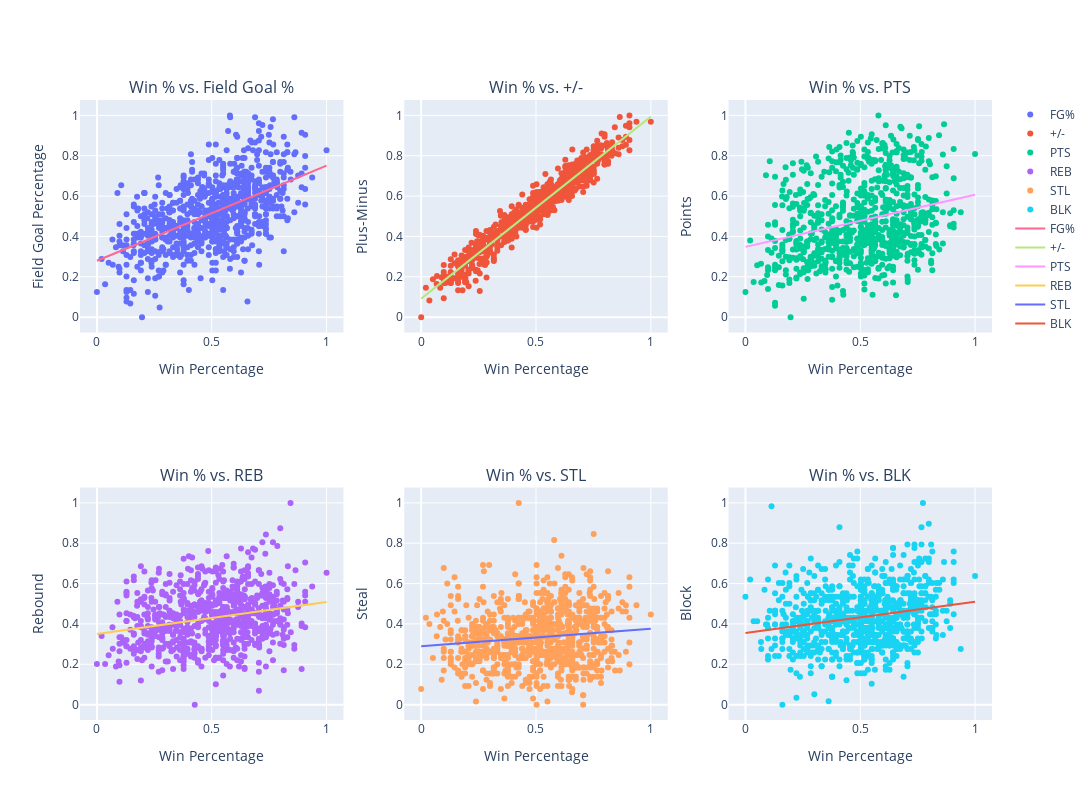

The notebook cell saved with this chart:
### Code cell
# Creating Subplots

figs.add_trace(go.Scatter(x=norm_df['WIN%'], y=norm_df['FG%'], mode='markers',name='FG%' ), row=1, col=1)
figs.add_trace(go.Scatter(x=norm_df['WIN%'], y=norm_df['+/-'], mode='markers',name='+/-',), row=1, col=2)
figs.add_trace(go.Scatter(x=norm_df['WIN%'], y=norm_df['PTS'], mode='markers',name='PTS'), row=1, col=3)
figs.add_trace(go.Scatter(x=norm_df['WIN%'], y=norm_df['REB'], mode='markers',name='REB'), row=2, col=1)
figs.add_trace(go.Scatter(x=norm_df['WIN%'], y=norm_df['STL'], mode='markers',name='STL'), row=2, col=2)
figs.add_trace(go.Scatter(x=norm_df['WIN%'], y=norm_df['BLK'], mode='markers',name='BLK'),row=2, col=3)


# Plot linear regression
figs.add_trace(go.Scatter(x=norm_df['WIN%'], y=models[0], mode='lines', name='FG%'), row=1, col=1)
figs.add_trace(go.Scatter(x=norm_df['WIN%'], y=models[1], mode='lines',name='+/-',), row=1, col=2)
figs.add_trace(go.Scatter(x=norm_df['WIN%'], y=models[2], mode='lines',name='PTS'), row=1, col=3)
figs.add_trace(go.Scatter(x=norm_df['WIN%'], y=models[3], mode='lines',name='REB'), row=2, col=1)
figs.add_trace(go.Scatter(x=norm_df['WIN%'], y=models[4], mode='lines',name='STL'), row=2, col=2)
figs.add_trace(go.Scatter(x=norm_df['WIN%'], y=models[5], mode='lines',name='BLK'),row=2, col=3)


# Update xaxis properties
figs.update_xaxes(title_text="Win Percentage", row=1, col=1)
figs.update_xaxes(title_text="Win Percentage", row=1, col=2)
figs.update_xaxes(title_text="Win Percentage", row=1, col=3)
figs.update_xaxes(title_text="Win Percentage", row=2, col=1)
figs.update_xaxes(title_text="Win Percentage", row=2, col=2)
figs.update_xaxes(title_text="Win Percentage", row=2, col=3)

# Update yaxis properties
figs.update_yaxes(title_text="Field Goal Percentage", row=1, col=1)
figs.update_yaxes(title_text="Plus-Minus", row=1, col=2)
figs.update_yaxes(title_text="Points", row=1, col=3)
figs.update_yaxes(title_text="Rebound", row=2, col=1)
figs.update_yaxes(title_text="Steal", row=2, col=2)
figs.update_yaxes(title_text="Block", row=2, col=3)

figs.update_layout(
    height= 800,
    width = 1300,
    
)
figs.show()

### Figure 1 — Plotly figure (JSON) as saved in the notebook; plotly's stock layout.template omitted (floating-point values rounded to 4 significant figures; data arrays with more than 128 entries replaced by an {"elided": "..."} marker saying what was removed)
{"data": [{"mode": "markers", "name": "FG%", "type": "scatter", "x": {"elided": "832 float values"}, "xaxis": "x", "y": {"elided": "832 float values"}, "yaxis": "y"}, {"mode": "markers", "name": "+/-", "type": "scatter", "x": {"elided": "832 float values"}, "xaxis": "x2", "y": {"elided": "832 float values"}, "yaxis": "y2"}, {"mode": "markers", "name": "PTS", "type": "scatter", "x": {"elided": "832 float values"}, "xaxis": "x3", "y": {"elided": "832 float values"}, "yaxis": "y3"}, {"mode": "markers", "name": "REB", "type": "scatter", "x": {"elided": "832 float values"}, "xaxis": "x4", "y": {"elided": "832 float values"}, "yaxis": "y4"}, {"mode": "markers", "name": "STL", "type": "scatter", "x": {"elided": "832 float values"}, "xaxis": "x5", "y": {"elided": "832 float values"}, "yaxis": "y5"}, {"mode": "markers", "name": "BLK", "type": "scatter", "x": {"elided": "832 float values"}, "xaxis": "x6", "y": {"elided": "832 float values"}, "yaxis": "y6"}, {"mode": "lines", "name": "FG%", "type": "scatter", "x": {"elided": "832 float values"}, "xaxis": "x", "y": {"elided": "832 float values"}, "yaxis": "y"}, {"mode": "lines", "name": "+/-", "type": "scatter", "x": {"elided": "832 float values"}, "xaxis": "x2", "y": {"elided": "832 float values"}, "yaxis": "y2"}, {"mode": "lines", "name": "PTS", "type": "scatter", "x": {"elided": "832 float values"}, "xaxis": "x3", "y": {"elided": "832 float values"}, "yaxis": "y3"}, {"mode": "lines", "name": "REB", "type": "scatter", "x": {"elided": "832 float values"}, "xaxis": "x4", "y": {"elided": "832 float values"}, "yaxis": "y4"}, {"mode": "lines", "name": "STL", "type": "scatter", "x": {"elided": "832 float values"}, "xaxis": "x5", "y": {"elided": "832 float values"}, "yaxis": "y5"}, {"mode": "lines", "name": "BLK", "type": "scatter", "x": {"elided": "832 float values"}, "xaxis": "x6", "y": {"elided": "832 float values"}, "yaxis": "y6"}], "layout": {"annotations": [{"font": {"size": 16}, "showarrow": false, "text": "Win % vs. Field Goal %", "x": 0.1444, "xanchor": "center", "xref": "paper", "y": 1, "yanchor": "bottom", "yref": "paper"}, {"font": {"size": 16}, "showarrow": false, "text": "Win % vs. +/-", "x": 0.5, "xanchor": "center", "xref": "paper", "y": 1, "yanchor": "bottom", "yref": "paper"}, {"font": {"size": 16}, "showarrow": false, "text": "Win % vs. PTS", "x": 0.8556, "xanchor": "center", "xref": "paper", "y": 1, "yanchor": "bottom", "yref": "paper"}, {"font": {"size": 16}, "showarrow": false, "text": "Win % vs. REB", "x": 0.1444, "xanchor": "center", "xref": "paper", "y": 0.375, "yanchor": "bottom", "yref": "paper"}, {"font": {"size": 16}, "showarrow": false, "text": "Win % vs. STL", "x": 0.5, "xanchor": "center", "xref": "paper", "y": 0.375, "yanchor": "bottom", "yref": "paper"}, {"font": {"size": 16}, "showarrow": false, "text": "Win % vs. BLK", "x": 0.8556, "xanchor": "center", "xref": "paper", "y": 0.375, "yanchor": "bottom", "yref": "paper"}], "height": 800, "width": 1300, "xaxis": {"anchor": "y", "domain": [0, 0.2889], "title": {"text": "Win Percentage"}}, "xaxis2": {"anchor": "y2", "domain": [0.3556, 0.6444], "title": {"text": "Win Percentage"}}, "xaxis3": {"anchor": "y3", "domain": [0.7111, 1], "title": {"text": "Win Percentage"}}, "xaxis4": {"anchor": "y4", "domain": [0, 0.2889], "title": {"text": "Win Percentage"}}, "xaxis5": {"anchor": "y5", "domain": [0.3556, 0.6444], "title": {"text": "Win Percentage"}}, "xaxis6": {"anchor": "y6", "domain": [0.7111, 1], "title": {"text": "Win Percentage"}}, "yaxis": {"anchor": "x", "domain": [0.625, 1], "title": {"text": "Field Goal Percentage"}}, "yaxis2": {"anchor": "x2", "domain": [0.625, 1], "title": {"text": "Plus-Minus"}}, "yaxis3": {"anchor": "x3", "domain": [0.625, 1], "title": {"text": "Points"}}, "yaxis4": {"anchor": "x4", "domain": [0, 0.375], "title": {"text": "Rebound"}}, "yaxis5": {"anchor": "x5", "domain": [0, 0.375], "title": {"text": "Steal"}}, "yaxis6": {"anchor": "x6", "domain": [0, 0.375], "title": {"text": "Block"}}}}
